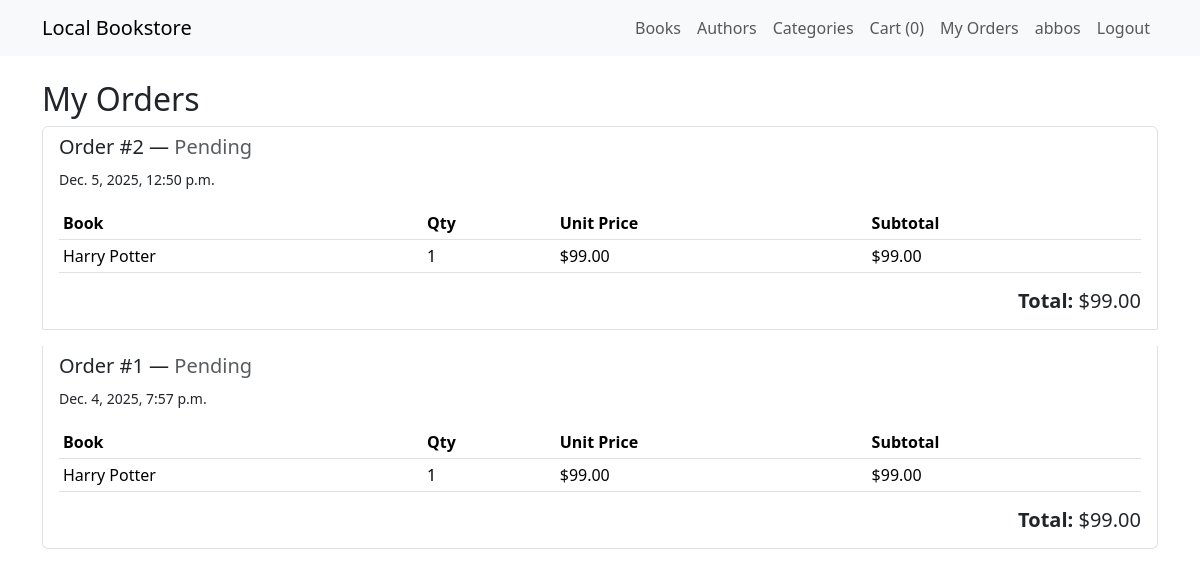
The app's page /my-orders/ (signed in) with its own data.
### store/models.py (models this page shows, shortened)
class Order(models.Model):
    STATUS_CHOICES = (
        ('P', 'Pending'),
        ('C', 'Completed'),
        ('F', 'Failed'),
    )
    customer = models.ForeignKey(Customer, on_delete=models.SET_NULL, null=True, related_name='orders')
    created_at = models.DateTimeField(auto_now_add=True)
    status = models.CharField(max_length=1, choices=STATUS_CHOICES, default='P')
    def total(self):
        return sum(item.subtotal() for item in self.items.all())

class OrderItem(models.Model):
    order = models.ForeignKey(Order, on_delete=models.CASCADE, related_name='items')
    book = models.ForeignKey(Book, on_delete=models.SET_NULL, null=True)
    quantity = models.PositiveIntegerField(default=1)
    def subtotal(self):
        return self.book.price * self.quantity

class Book(models.Model):
    title = models.CharField(max_length=250)
    slug = models.SlugField(max_length=300, unique=True)
    author = models.ForeignKey(Author, on_delete=models.SET_NULL, null=True, related_name='books')
    category = models.ForeignKey(Category, on_delete=models.SET_NULL, null=True, related_name='books')
    description = models.TextField(blank=True)
    price = models.DecimalField(max_digits=8, decimal_places=2)
    stock = models.PositiveIntegerField(default=0)
    cover = models.ImageField(upload_to='book_covers/', blank=True, null=True)
    created_at = models.DateTimeField(auto_now_add=True)

### store/views.py (the view)
# urls.py: path("my-orders/", views.MyOrdersView.as_view(), name="my_orders"),
class MyOrdersView(LoginRequiredMixin, ListView):
    model = Order
    template_name = "store/my_orders.html"
    context_object_name = "orders"
    def get_queryset(self):
        customer = Customer.objects.get(user=self.request.user)
        return Order.objects.filter(customer=customer).order_by("-created_at")

### store/context_processors.py (called while the page is built)
def cart_total(request):
    cart = request.session.get(CART_SESSION_ID, {})
    total_qty = sum(item.get('quantity', 0) for item in cart.values())
    return {'cart_total_qty': total_qty}

### store/templates/store/my_orders.html
{% extends "store/base.html" %}
{% block content %}
<h2>My Orders</h2>
{% if orders %}
  <div class="list-group">
    {% for order in orders %}
      <div class="list-group-item mb-3">
        <h5>
          Order #{{ order.id }} —
          <span class="text-muted">{{ order.get_status_display }}</span>
        </h5>
        <p><small>{{ order.created_at }}</small></p>
        <table class="table table-sm mt-2">
          <thead>
            <tr>
              <th>Book</th>
              <th>Qty</th>
              <th>Unit Price</th>
              <th>Subtotal</th>
            </tr>
          </thead>
          <tbody>
          {% for item in order.items.all %}
            <tr>
              <td>{{ item.book.title }}</td>
              <td>{{ item.quantity }}</td>
              <td>${{ item.book.price }}</td>
              <td>${{ item.subtotal }}</td>
            </tr>
          {% endfor %}
          </tbody>
        </table>
        <h5 class="text-end">
          <strong>Total:</strong> ${{ order.total }}
        </h5>
      </div>
    {% endfor %}
  </div>
{% else %}
  <p>You have no orders yet.</p>
{% endif %}
{% endblock %}

### store/templates/store/base.html (shortened to what this page needs)
<!doctype html>
<html lang="en">
  <head>
    <link href="https://cdn.jsdelivr.net/npm/bootstrap@5.3.2/dist/css/bootstrap.min.css" rel="stylesheet">
  </head>
  <body>
    <nav class="navbar navbar-expand-lg navbar-light bg-light mb-4">
      <div class="container">
        <a class="navbar-brand" href="{% url 'store:book_list' %}">Local Bookstore</a>
        <div class="collapse navbar-collapse" id="navbarNav">
          <ul class="navbar-nav ms-auto">
            <li class="nav-item">
              <a class="nav-link" href="{% url 'store:book_list' %}">Books</a>
            </li>
            <li class="nav-item">
              <a class="nav-link" href="{% url 'store:author_list' %}">Authors</a>
            </li>
            <li class="nav-item">
              <a class="nav-link" href="{% url 'store:category_list' %}">Categories</a>
            </li>
            {% if not request.user.is_staff and not request.user.is_superuser %}
              <li class="nav-item">
                <a class="nav-link" href="{% url 'store:cart' %}">
                  Cart ({{ cart_total_qty|default:0 }})
                </a>
              </li>
            {% endif %}
            {% if request.user.is_authenticated %}
              {% if request.user.is_staff or request.user.is_superuser %}
                <li class="nav-item d-flex align-items-center">
                  <span class="badge bg-danger">Admin Mode (You logged in as administrator)</span>
                </li>
                <li class="nav-item">
                  <a class="nav-link" href="/admin/">Admin Panel</a>
                </li>
                <li class="nav-item">
                  <a class="nav-link" href="{% url 'store:logout' %}">Logout</a>
                </li>
              {% else %}
                <li class="nav-item">
                  <a class="nav-link" href="{% url 'store:my_orders' %}">My Orders</a>
                </li>
                <li class="nav-item">
                  <a class="nav-link" href="{% url 'store:profile' %}">
                    {{ request.user.username }}
                  </a>
                </li>
                <li class="nav-item">
                  <a class="nav-link" href="{% url 'store:logout' %}">Logout</a>
                </li>
              {% endif %}
            {% endif %}
          </ul>
        </div>
      </div>
    </nav>
    <div class="container">
      {% block content %}{% endblock %}
    </div>
  </body>
</html>

### records on screen
Order: id "2", status "Pending", created_at "Dec. 5, 2025, 12:50 p.m.", total "99.00"
OrderItem: book "Harry Potter", quantity "1", book.price "99.00", subtotal "99.00"
Order: id "1", status "Pending", created_at "Dec. 4, 2025, 7:57 p.m.", total "99.00"
OrderItem: book "Harry Potter", quantity "1", book.price "99.00", subtotal "99.00"

### other values on screen
{{ cart_total_qty|default:0 }} "0"
{{ request.user.username }} "abbos"
